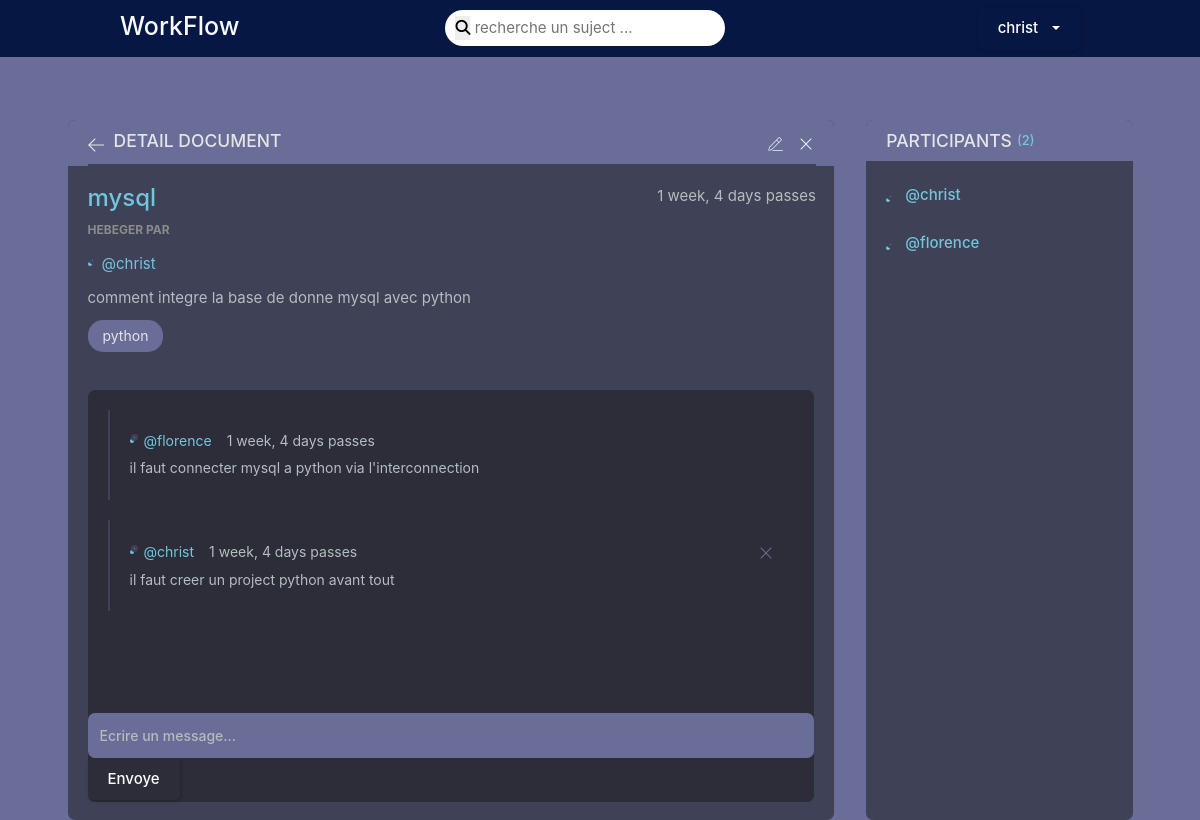
Before: /document/1/ (signed in) with the older database file.
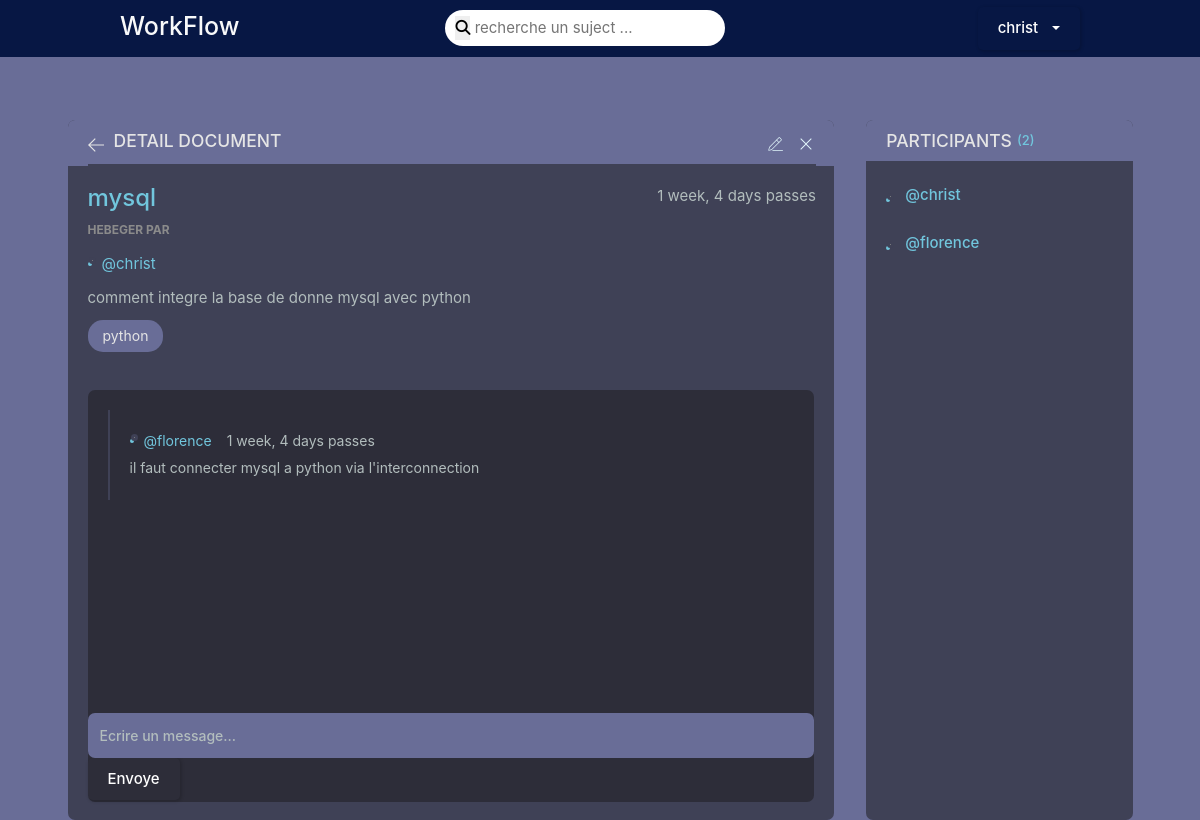
After: the same page with the newer database file.
### forum/models.py (models this page shows, shortened)
class Message(models.Model):
    user = models.ForeignKey(User,on_delete=models.CASCADE)
    document = models.ForeignKey(Document,on_delete=models.CASCADE)
    group = models.ForeignKey(Group, on_delete=models.CASCADE, null=True, blank=True)
    corp = models.TextField()
    modifier_message = models.DateTimeField(auto_now=True)
    creer_message = models.DateTimeField(auto_now_add=True)
    class Meta:
        ordering = ['-creer_message']

### authuser/models.py (models this page shows)
class User(AbstractUser):
    username = models.CharField(max_length=500, null=True)
    email = models.EmailField(unique=True, null=True)
    bio = models.TextField(null=True)
    localisation = models.CharField(max_length=100,null=True)
    avatar = models.ImageField(upload_to='media/avataruser', null=True,blank=True)
    USERNAME_FIELD = 'email'
    REQUIRED_FIELDS = ['username']

### forum/views.py (the view, shortened to what this page needs)
# urls.py: path('document/<int:pk>/',views.document,name='document'),
@login_required(login_url='login')
def document(request, pk):
    document = Document.objects.get(id=pk)
    message = document.message_set.all().order_by('-creer_message')
    participant = document.participant.all()
    context = {
        'document':document,
        'message':message,
        'participant':participant
    }
    return render(request,'forum/document.html',context)

### forum/models.py (called while the page is built)
    def __str__(self):
        return self.noms_suj

### templates/forum/document.html (shortened to what the changed rows need)
{% extends 'menu/base.html' %}
{% load static %}
{% block content %}
{% include 'menu/navbar.html' %}
<br><br><br><br>
<main class="profile-page layout layout--2">
    <div class="container">
      <div class="room">
        <div class="room__box scroll">
          <div class="room__conversation">
            <div class="threads scroll">
              {% for mes in message %}
              <div class="thread">
                <div class="thread__top">
                  <div class="thread__author">
                    <a href="" class="thread__authorInfo">
                      <div class="avatar avatar--small">
                      </div>
                      <span>@{{mes.user.username}}</span>
                    </a>
                    <span class="thread__date">{{mes.creer_message|timesince}} passes</span>
                  </div>
                  {% if request.user == mes.user %}
                  <a href="">
                    <div class="thread__delete">
                      <svg version="1.1" xmlns="http://www.w3.org/2000/svg" width="32" height="32" viewBox="0 0 32 32">
                        <title>supprimer</title>
                        <path
                          d="M27.314 6.019l-1.333-1.333-9.98 9.981-9.981-9.981-1.333 1.333 9.981 9.981-9.981 9.98 1.333 1.333 9.981-9.98 9.98 9.98 1.333-1.333-9.98-9.98 9.98-9.981z">
                        </path>
                      </svg>
                    </div>
                  </a>
                  {% endif %}
                </div>
                <div class="thread__details">
                 {{mes.corp}}
                </div>
              </div>
              {% endfor %}
            </div>
          </div>
        </div>
      </div>
      <div class="participants">
        <div class="participants__list scroll">
          {% for part in participant %}
          <a href="" class="participant">
            <div class="avatar avatar--medium">
            </div>
            <p>
              <span>@{{part.username}}</span>
            </p>
          </a>
          {% endfor %}
        </div>
      </div>
    </div>
  </main>
{% endblock %}

### templates/menu/navbar.html (shortened to what this page needs)
{% load static %}
<nav>
    <div class="containers">
        <h1 class="logo"><a href="{% url 'accueil' %}" class="text-light">WorkFlow</a></h1>
        <form action="{% url 'accueil' %}" method="GET">
            <div class="search-bar">
                <button type="submit"><i class="fa-solid fa-magnifying-glass"></i></button>
                <input type="text" name="q" placeholder="recherche un suject ...">
            </div>
        </form>
        <div class="create">
            {% if user.avatar %}
            <div class="profile-photo">
                <a href="{% url 'modifier-profile' %}"><img src="{{user.avatar.url}}" alt="bomm"></a>
            </div>
            {% else %}
            <div class="profile-photo">
            </div>
            {% endif %}
            <div class="dropdown">
                <button class="btn btn-secondary dropdown-toggle" type="button" data-bs-toggle="dropdown" aria-expanded="false">
                  {{request.user.username}}
                </button>
              </div>
        </div>
    </div>
    </nav>

Changed rows visible on the page:
removed Message: user.username "christ", creer_message "1 week, 4 days", corp "il faut creer un project python avant tout"
